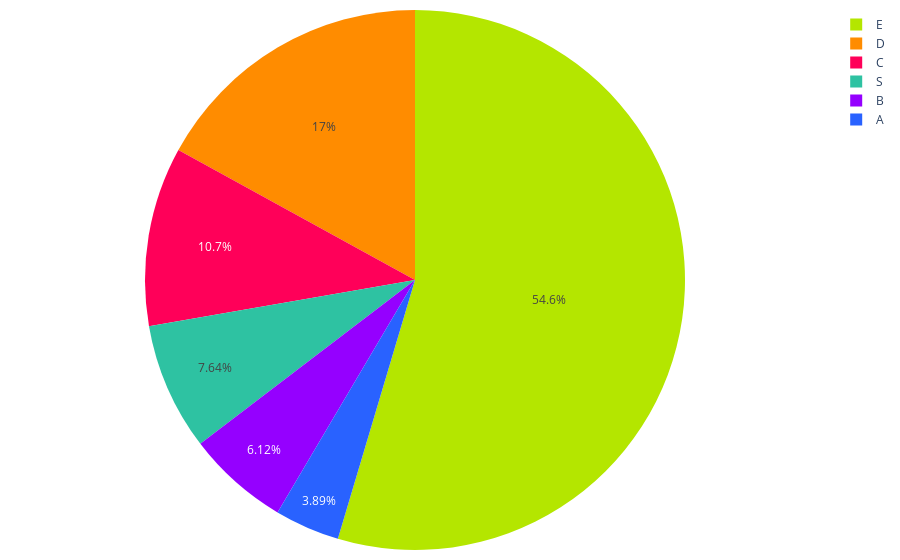

This figure's notebook cell:
### Code cell
colores = ['#2962ff', '#9500ff', '#ff0059', '#ff8c00', '#b4e600', '#2EC2A2','#E50CB6']

porcentajes = creditos_segmentos_2022_pachuca['Porcentaje']
labels = creditos_segmentos_2022_pachuca['Segmento']

fig = go.Figure(data=[go.Pie(labels=labels, values=porcentajes, marker=dict(colors=colores))])
fig.update_traces(textinfo='percent', textposition='inside')
fig.update_layout(
    margin=dict(l=10, r=10, t=10, b=10),  # Ajusta los márgenes (left, right, top, bottom)        
    #title='Distribución de créditos por segmento 2022', # Agregar título
    #showlegend=False  # Ocultar leyenda
)

# Exportar gráfica como archivo HTML
def guardar_grafico_como_html(fig, nombre_archivo, carpeta='graficas'):
    # Crear la carpeta si no existe
    if not os.path.exists(carpeta):
        os.makedirs(carpeta)
    
    # Gráfica como archivo HTML en la carpeta especificada
    pio.write_html(fig, f'{carpeta}/{nombre_archivo}.html')

guardar_grafico_como_html(fig, 'g_pie_discreditos_segmento_2022_pachuca', carpeta='graficas')

fig.show()

### Figure 1 — Plotly figure (JSON) as saved in the notebook; plotly's stock layout.template omitted (floating-point values rounded to 4 significant figures)
{"data": [{"labels": ["A", "B", "C", "D", "E", "S"], "marker": {"colors": ["#2962ff", "#9500ff", "#ff0059", "#ff8c00", "#b4e600", "#2EC2A2", "#E50CB6"]}, "textinfo": "percent", "textposition": "inside", "type": "pie", "values": [3.89, 6.124, 10.73, 17.0, 54.61, 7.637]}], "layout": {"margin": {"b": 10, "l": 10, "r": 10, "t": 10}}}
